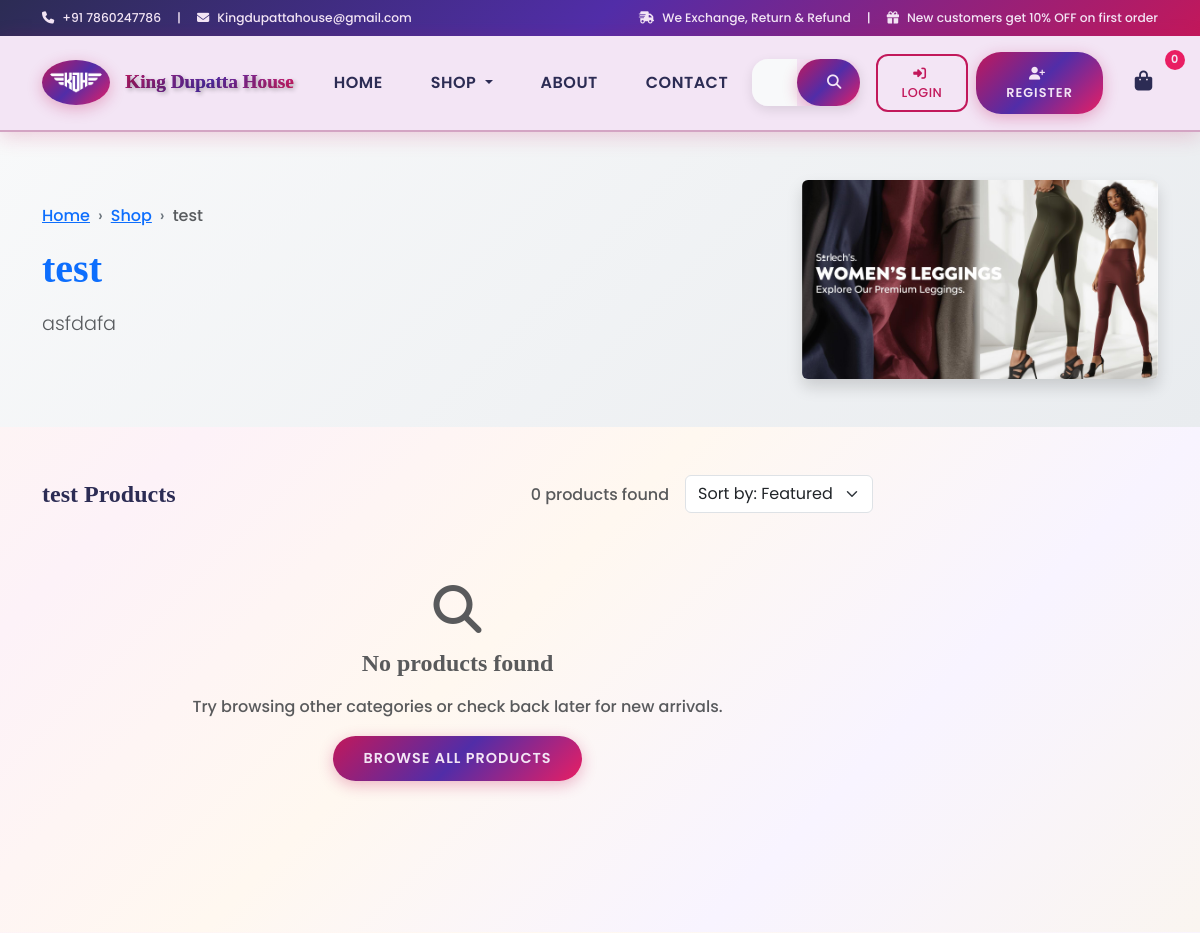
/shop/test/ (upper part), run on an earlier commit of the app's database.
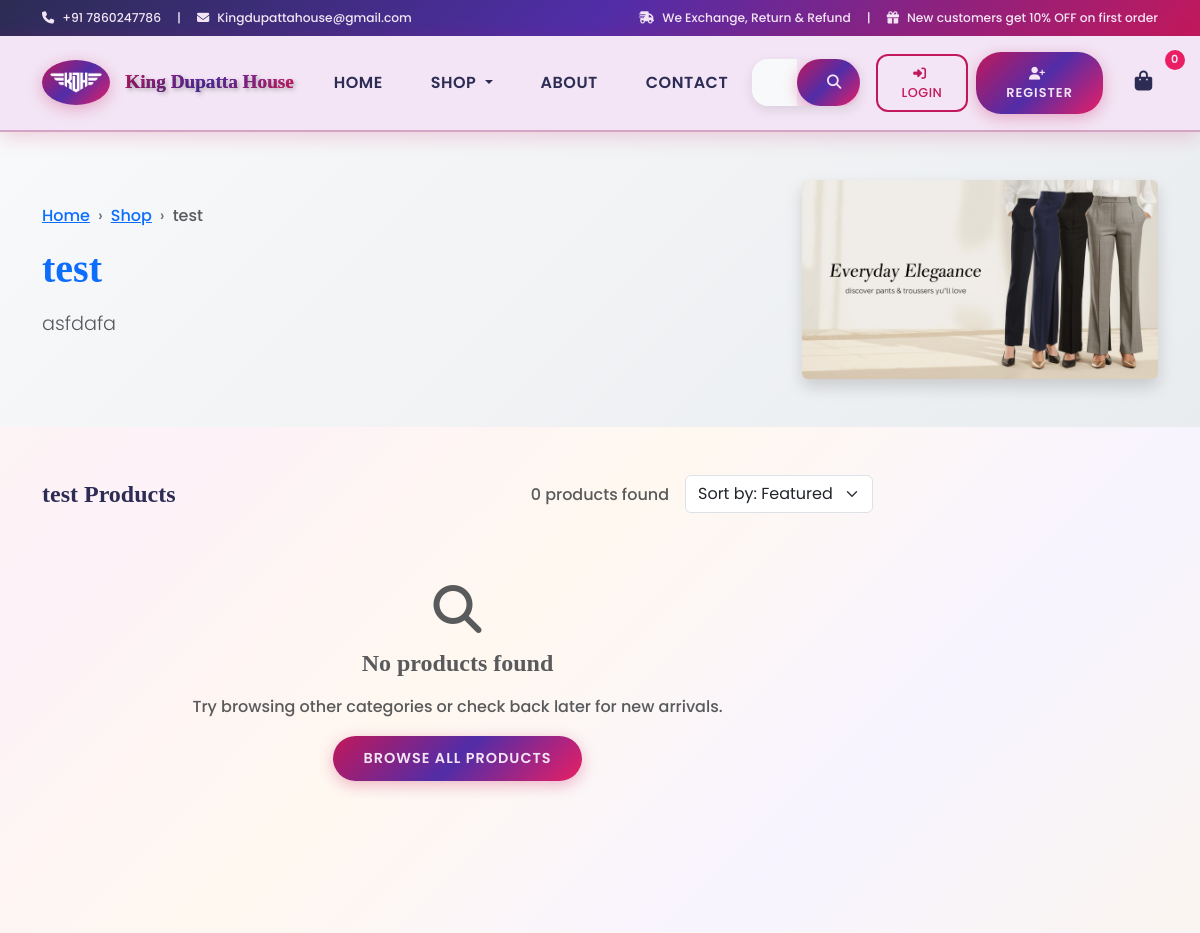
And on a later commit of the database.
### shop/models.py (models this page shows, shortened)
class Category(models.Model):
    name = models.CharField(max_length=100, unique=True)
    slug = models.SlugField(max_length=100, unique=True)
    description = models.TextField()
    meta_title = models.CharField(max_length=200, blank=True)
    meta_description = models.TextField(max_length=300, blank=True)
    image = models.ImageField(upload_to='categories/', blank=True)
    is_active = models.BooleanField(default=True)
    sort_order = models.PositiveIntegerField(default=0)
    created_at = models.DateTimeField(auto_now_add=True)
    updated_at = models.DateTimeField(auto_now=True)
    class Meta:
        verbose_name_plural = "Categories"
        ordering = ['sort_order', 'name']
    def get_absolute_url(self):
        return reverse('shop:category', kwargs={'category_slug': self.slug})

### shop/views.py (the view)
# urls.py: path('shop/<slug:category_slug>/', views.category_view, name='category'),
def category_view(request, category_slug):
    category = get_object_or_404(Category, slug=category_slug, is_active=True)
    subcategories = category.subcategories.filter(is_active=True)
    products = Product.objects.filter(
        category=category,
        is_active=True
    ).select_related('subcategory').prefetch_related('images')
    paginator = Paginator(products, settings.PRODUCTS_PER_PAGE)
    page_number = request.GET.get('page')
    page_obj = paginator.get_page(page_number)
    context = {
        'category': category,
        'subcategories': subcategories,
        'page_obj': page_obj,
        'products': page_obj.object_list,
        'page_title': f'{category.meta_title or category.name}',
        'meta_description': category.meta_description or category.description[:150],
    }
    return render(request, 'shop/category.html', context)

### shop/context_processors.py (called while the page is built, shortened)
def categories_context(request):
    categories = Category.objects.filter(is_active=True).order_by('sort_order', 'name')
    subcategories_by_category = {}
    for category in categories:
        subcategories = SubCategory.objects.filter(
            category=category,
            is_active=True
        ).order_by('sort_order', 'name')
        if subcategories.exists():
            subcategories_by_category[category] = subcategories
    return {
        'categories': categories,
        'subcategories_by_category': subcategories_by_category
    }

def cart_context(request):
    cart_items_count = 0
    cart_total = 0
    return {
        'cart_items_count': cart_items_count,
        'cart_total': cart_total,
        'free_shipping_threshold': settings.FREE_SHIPPING_THRESHOLD,
        'currency_symbol': settings.CURRENCY_SYMBOL,
    }

def wishlist_context(request):
    wishlist_count = 0
    if request.user.is_authenticated:
        try:
            wishlist_count = Wishlist.objects.filter(user=request.user).count()
        except:
            pass
    return {
        'wishlist_count': wishlist_count,
    }

### templates/shop/category.html (shortened to what the changed rows need)
{% extends 'base.html' %}
{% load static %}
{% block content %}
<section class="category-header bg-light py-5">
    <div class="container">
        <div class="row align-items-center">
            <div class="col-lg-8">
                <nav aria-label="breadcrumb">
                    <ol class="breadcrumb">
                        <li class="breadcrumb-item"><a href="{% url 'shop:homepage' %}">Home</a></li>
                        <li class="breadcrumb-item"><a href="{% url 'shop:shop' %}">Shop</a></li>
                        <li class="breadcrumb-item active" aria-current="page">{{ category.name }}</li>
                    </ol>
                </nav>
                <h1 class="display-4 fw-bold text-primary">{{ category.name }}</h1>
                <p class="lead text-muted">{{ category.description }}</p>
            </div>
            <div class="col-lg-4 text-end">
                {% if category.image %}
                <img src="{{ category.image.url }}" alt="{{ category.name }}" class="img-fluid rounded shadow" style="max-height: 200px;">
                {% endif %}
            </div>
        </div>
    </div>
</section>
{% if subcategories %}
<section class="subcategories py-5">
    <div class="container">
        <div class="row">
            <div class="col-12">
                <h3 class="h4 mb-4">Shop by Type</h3>
                <div class="row g-4">
                    {% for subcategory in subcategories %}
                    <div class="col-lg-4 col-md-6">
                        <a href="{{ subcategory.get_absolute_url }}" class="text-decoration-none">
                            <div class="card h-100 border-0 shadow-sm subcategory-card">
                                {% if subcategory.image %}
                                <img src="{{ subcategory.image.url }}" alt="{{ subcategory.name }}" class="card-img-top" style="height: 200px; object-fit: cover;">
                                {% else %}
                                <div class="card-img-top bg-light d-flex align-items-center justify-content-center" style="height: 200px;">
                                    <i class="fas fa-tag fa-3x text-muted"></i>
                                </div>
                                {% endif %}
                                <div class="card-body text-center">
                                    <h5 class="card-title text-dark">{{ subcategory.name }}</h5>
                                    <p class="card-text text-muted">{{ subcategory.description|truncatewords:15 }}</p>
                                    <div class="btn btn-primary">
                                        <i class="fas fa-arrow-right me-2"></i>Shop {{ subcategory.name }}
                                    </div>
                                </div>
                            </div>
                        </a>
                    </div>
                    {% endfor %}
                </div>
            </div>
        </div>
    </div>
</section>
{% else %}
<section class="products-section py-5">
    <div class="container">
        <div class="row">
            <div class="col-lg-9">
                <div class="d-flex justify-content-between align-items-center mb-4">
                    <h4 class="mb-0">{{ category.name }} Products</h4>
                    <div class="d-flex align-items-center gap-3">
                        <span class="text-muted">{{ page_obj.paginator.count }} products found</span>
                        <select class="form-select" style="width: auto;">
                            <option>Sort by: Featured</option>
                        </select>
                    </div>
                </div>
                <div class="row g-4">
                    {% for product in products %}
                    <div class="col-lg-4 col-md-6">
                        <div class="product-card">
                            <div class="product-image">
                                {% if product.images.first %}
                                <img src="{{ product.images.first.image.url }}" alt="{{ product.name }}" class="img-fluid">
                                {% else %}
                                <img src="https://placehold.co/300x300/6366f1/white?text={{ product.name|truncatechars:15 }}" alt="{{ product.name }}" class="img-fluid">
                                {% endif %}
                                <div class="product-badges">
                                    {% if product.mrp > product.selling_price %}
                                    <span class="badge bg-danger">
                                        -{{ product.get_discount_percentage }}%
                                    </span>
                                    {% endif %}
                                    {% if product.is_featured %}
                                    <span class="badge bg-success">Featured</span>
                                    {% endif %}
                                </div>
                                <div class="product-overlay">
                                    <button class="btn btn-light btn-sm rounded-pill">
                                        <i class="fas fa-eye"></i>
                                    </button>
                                    <button class="wishlist-btn">
                                        <i class="far fa-heart"></i>
                                    </button>
                                </div>
                            </div>
                            <div class="card-body p-3">
                                <h6 class="card-title">
                                    <a href="{{ product.get_absolute_url }}" class="text-decoration-none text-dark">
                                        {{ product.name|truncatewords:4 }}
                                    </a>
                                </h6>
                                {% if product.average_rating > 0 %}
                                <div class="stars mb-2">
                                    {% for i in "12345" %}
                                        <i class="fas fa-star{% if forloop.counter > product.average_rating %} text-muted{% endif %}"></i>
                                    {% endfor %}
                                    <small class="text-muted ms-1">({{ product.review_count }})</small>
                                </div>
                                {% endif %}
                                <div class="price mb-3">
                                    <span class="text-primary fw-bold fs-5">₹{{ product.selling_price }}</span>
                                    {% if product.mrp > product.selling_price %}
                                    <span class="text-muted text-decoration-line-through ms-2">₹{{ product.mrp }}</span>
                                    {% endif %}
                                </div>
                                <div class="d-grid">
                                    <a href="{{ product.get_absolute_url }}" class="btn btn-outline-primary">
                                        <i class="fas fa-shopping-cart me-2"></i>View Details
                                    </a>
                                </div>
                            </div>
                        </div>
                    </div>
                    {% empty %}
                    <div class="col-12">
                        <div class="text-center py-5">
                            <i class="fas fa-search fa-3x text-muted mb-3"></i>
                            <h4 class="text-muted">No products found</h4>
                            <p class="text-muted">Try browsing other categories or check back later for new arrivals.</p>
                            <a href="{% url 'shop:shop' %}" class="btn btn-primary">Browse All Products</a>
                        </div>
                    </div>
                    {% endfor %}
                </div>
            </div>
        </div>
    </div>
</section>
{% endif %}
{% endblock %}

What changed in the data, as far as the page shows it:
changed Category "test": image: a different picture
